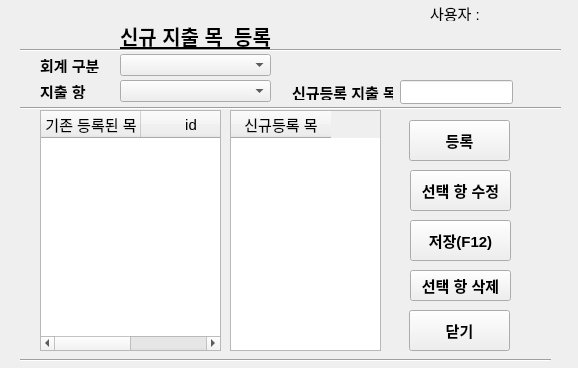
<?xml version="1.0" encoding="UTF-8"?>
<ui version="4.0">
 <class>Dialog</class>
 <widget class="QDialog" name="Dialog">
  <property name="enabled">
   <bool>true</bool>
  </property>
  <property name="geometry">
   <rect>
    <x>0</x>
    <y>0</y>
    <width>578</width>
    <height>368</height>
   </rect>
  </property>
  <property name="font">
   <font>
    <pointsize>11</pointsize>
   </font>
  </property>
  <property name="windowTitle">
   <string>Dialog</string>
  </property>
  <widget class="QLabel" name="user">
   <property name="geometry">
    <rect>
     <x>430</x>
     <y>5</y>
     <width>51</width>
     <height>16</height>
    </rect>
   </property>
   <property name="text">
    <string>사용자 :</string>
   </property>
  </widget>
  <widget class="Line" name="line_22">
   <property name="geometry">
    <rect>
     <x>20</x>
     <y>350</y>
     <width>531</width>
     <height>20</height>
    </rect>
   </property>
   <property name="orientation">
    <enum>Qt::Horizontal</enum>
   </property>
  </widget>
  <widget class="QLabel" name="user_widget">
   <property name="geometry">
    <rect>
     <x>500</x>
     <y>6</y>
     <width>51</width>
     <height>16</height>
    </rect>
   </property>
   <property name="text">
    <string/>
   </property>
  </widget>
  <widget class="QPushButton" name="add_costmok_button">
   <property name="geometry">
    <rect>
     <x>409</x>
     <y>120</y>
     <width>101</width>
     <height>41</height>
    </rect>
   </property>
   <property name="font">
    <font>
     <pointsize>11</pointsize>
     <weight>75</weight>
     <bold>true</bold>
    </font>
   </property>
   <property name="text">
    <string>등록</string>
   </property>
   <property name="autoDefault">
    <bool>false</bool>
   </property>
   <property name="default">
    <bool>false</bool>
   </property>
  </widget>
  <widget class="Line" name="line_5">
   <property name="geometry">
    <rect>
     <x>20</x>
     <y>100</y>
     <width>541</width>
     <height>16</height>
    </rect>
   </property>
   <property name="orientation">
    <enum>Qt::Horizontal</enum>
   </property>
  </widget>
  <widget class="QPushButton" name="costmok_cancel_button">
   <property name="geometry">
    <rect>
     <x>409</x>
     <y>310</y>
     <width>101</width>
     <height>41</height>
    </rect>
   </property>
   <property name="font">
    <font>
     <pointsize>11</pointsize>
     <weight>75</weight>
     <bold>true</bold>
    </font>
   </property>
   <property name="text">
    <string>닫기</string>
   </property>
   <property name="autoDefault">
    <bool>false</bool>
   </property>
  </widget>
  <widget class="QPushButton" name="costmok_save_button">
   <property name="geometry">
    <rect>
     <x>410</x>
     <y>220</y>
     <width>101</width>
     <height>41</height>
    </rect>
   </property>
   <property name="font">
    <font>
     <pointsize>11</pointsize>
     <weight>75</weight>
     <bold>true</bold>
    </font>
   </property>
   <property name="text">
    <string>저장(F12)</string>
   </property>
   <property name="shortcut">
    <string>F12</string>
   </property>
   <property name="autoDefault">
    <bool>false</bool>
   </property>
  </widget>
  <widget class="Line" name="line_3">
   <property name="geometry">
    <rect>
     <x>20</x>
     <y>40</y>
     <width>541</width>
     <height>20</height>
    </rect>
   </property>
   <property name="orientation">
    <enum>Qt::Horizontal</enum>
   </property>
  </widget>
  <widget class="QLabel" name="label">
   <property name="geometry">
    <rect>
     <x>40</x>
     <y>83</y>
     <width>61</width>
     <height>16</height>
    </rect>
   </property>
   <property name="font">
    <font>
     <pointsize>11</pointsize>
     <weight>75</weight>
     <bold>true</bold>
    </font>
   </property>
   <property name="text">
    <string>지출 항</string>
   </property>
  </widget>
  <widget class="QLineEdit" name="new_costmok_widget">
   <property name="geometry">
    <rect>
     <x>400</x>
     <y>80</y>
     <width>113</width>
     <height>24</height>
    </rect>
   </property>
  </widget>
  <widget class="QTableWidget" name="registed_costmok_tableWidget">
   <property name="geometry">
    <rect>
     <x>40</x>
     <y>110</y>
     <width>181</width>
     <height>241</height>
    </rect>
   </property>
   <property name="font">
    <font>
     <pointsize>11</pointsize>
    </font>
   </property>
   <column>
    <property name="text">
     <string>기존 등록된 목</string>
    </property>
   </column>
   <column>
    <property name="text">
     <string>id</string>
    </property>
   </column>
  </widget>
  <widget class="QTableWidget" name="new_costmok_tableWidget">
   <property name="geometry">
    <rect>
     <x>230</x>
     <y>110</y>
     <width>151</width>
     <height>241</height>
    </rect>
   </property>
   <property name="font">
    <font>
     <pointsize>11</pointsize>
    </font>
   </property>
   <column>
    <property name="text">
     <string>신규등록 목</string>
    </property>
   </column>
  </widget>
  <widget class="QLabel" name="label_2">
   <property name="geometry">
    <rect>
     <x>120</x>
     <y>20</y>
     <width>181</width>
     <height>31</height>
    </rect>
   </property>
   <property name="font">
    <font>
     <pointsize>15</pointsize>
     <weight>75</weight>
     <bold>true</bold>
     <underline>true</underline>
    </font>
   </property>
   <property name="text">
    <string>신규 지출 목  등록</string>
   </property>
  </widget>
  <widget class="QComboBox" name="costhang_comboBox_widget">
   <property name="geometry">
    <rect>
     <x>120</x>
     <y>80</y>
     <width>151</width>
     <height>22</height>
    </rect>
   </property>
  </widget>
  <widget class="QLabel" name="label_3">
   <property name="geometry">
    <rect>
     <x>292</x>
     <y>84</y>
     <width>101</width>
     <height>16</height>
    </rect>
   </property>
   <property name="font">
    <font>
     <pointsize>11</pointsize>
     <weight>75</weight>
     <bold>true</bold>
    </font>
   </property>
   <property name="text">
    <string>신규등록 지출 목</string>
   </property>
  </widget>
  <widget class="QComboBox" name="gubun_comboBox_widget">
   <property name="geometry">
    <rect>
     <x>120</x>
     <y>54</y>
     <width>151</width>
     <height>22</height>
    </rect>
   </property>
  </widget>
  <widget class="QLabel" name="label_4">
   <property name="geometry">
    <rect>
     <x>40</x>
     <y>57</y>
     <width>91</width>
     <height>16</height>
    </rect>
   </property>
   <property name="font">
    <font>
     <pointsize>11</pointsize>
     <weight>75</weight>
     <bold>true</bold>
    </font>
   </property>
   <property name="text">
    <string>회계 구분</string>
   </property>
  </widget>
  <widget class="QPushButton" name="costmok_delete_button">
   <property name="geometry">
    <rect>
     <x>410</x>
     <y>170</y>
     <width>101</width>
     <height>41</height>
    </rect>
   </property>
   <property name="font">
    <font>
     <pointsize>11</pointsize>
     <weight>75</weight>
     <bold>true</bold>
    </font>
   </property>
   <property name="text">
    <string>선택 항 수정</string>
   </property>
   <property name="autoDefault">
    <bool>false</bool>
   </property>
   <property name="default">
    <bool>false</bool>
   </property>
  </widget>
  <widget class="QPushButton" name="costmok_delete_button_2">
   <property name="geometry">
    <rect>
     <x>410</x>
     <y>270</y>
     <width>101</width>
     <height>31</height>
    </rect>
   </property>
   <property name="font">
    <font>
     <pointsize>11</pointsize>
     <weight>75</weight>
     <bold>true</bold>
    </font>
   </property>
   <property name="text">
    <string>선택 항 삭제</string>
   </property>
   <property name="autoDefault">
    <bool>false</bool>
   </property>
   <property name="default">
    <bool>false</bool>
   </property>
  </widget>
 </widget>
 <tabstops>
  <tabstop>gubun_comboBox_widget</tabstop>
  <tabstop>costhang_comboBox_widget</tabstop>
  <tabstop>new_costmok_widget</tabstop>
  <tabstop>add_costmok_button</tabstop>
  <tabstop>costmok_save_button</tabstop>
  <tabstop>costmok_cancel_button</tabstop>
  <tabstop>registed_costmok_tableWidget</tabstop>
  <tabstop>new_costmok_tableWidget</tabstop>
 </tabstops>
 <resources/>
 <connections>
  <connection>
   <sender>costmok_save_button</sender>
   <signal>clicked()</signal>
   <receiver>Dialog</receiver>
   <slot>costmok_save()</slot>
   <hints>
    <hint type="sourcelabel">
     <x>466</x>
     <y>226</y>
    </hint>
    <hint type="destinationlabel">
     <x>556</x>
     <y>269</y>
    </hint>
   </hints>
  </connection>
  <connection>
   <sender>costmok_cancel_button</sender>
   <signal>clicked()</signal>
   <receiver>Dialog</receiver>
   <slot>costmok_save_cancel()</slot>
   <hints>
    <hint type="sourcelabel">
     <x>529</x>
     <y>321</y>
    </hint>
    <hint type="destinationlabel">
     <x>576</x>
     <y>322</y>
    </hint>
   </hints>
  </connection>
  <connection>
   <sender>add_costmok_button</sender>
   <signal>clicked()</signal>
   <receiver>Dialog</receiver>
   <slot>costmok_reg_input()</slot>
   <hints>
    <hint type="sourcelabel">
     <x>489</x>
     <y>126</y>
    </hint>
    <hint type="destinationlabel">
     <x>407</x>
     <y>141</y>
    </hint>
   </hints>
  </connection>
  <connection>
   <sender>costmok_delete_button</sender>
   <signal>clicked()</signal>
   <receiver>Dialog</receiver>
   <slot>costmok_modify()</slot>
   <hints>
    <hint type="sourcelabel">
     <x>500</x>
     <y>181</y>
    </hint>
    <hint type="destinationlabel">
     <x>535</x>
     <y>176</y>
    </hint>
   </hints>
  </connection>
  <connection>
   <sender>costmok_delete_button_2</sender>
   <signal>clicked()</signal>
   <receiver>Dialog</receiver>
   <slot>delete_selected_row()</slot>
   <hints>
    <hint type="sourcelabel">
     <x>444</x>
     <y>276</y>
    </hint>
    <hint type="destinationlabel">
     <x>400</x>
     <y>279</y>
    </hint>
   </hints>
  </connection>
 </connections>
 <slots>
  <slot>costmok_reg_input()</slot>
  <slot>costmok_save()</slot>
  <slot>costmok_save_cancel()</slot>
  <slot>registed_mok()</slot>
  <slot>delete_selected_row()</slot>
  <slot>costmok_modify()</slot>
 </slots>
</ui>
